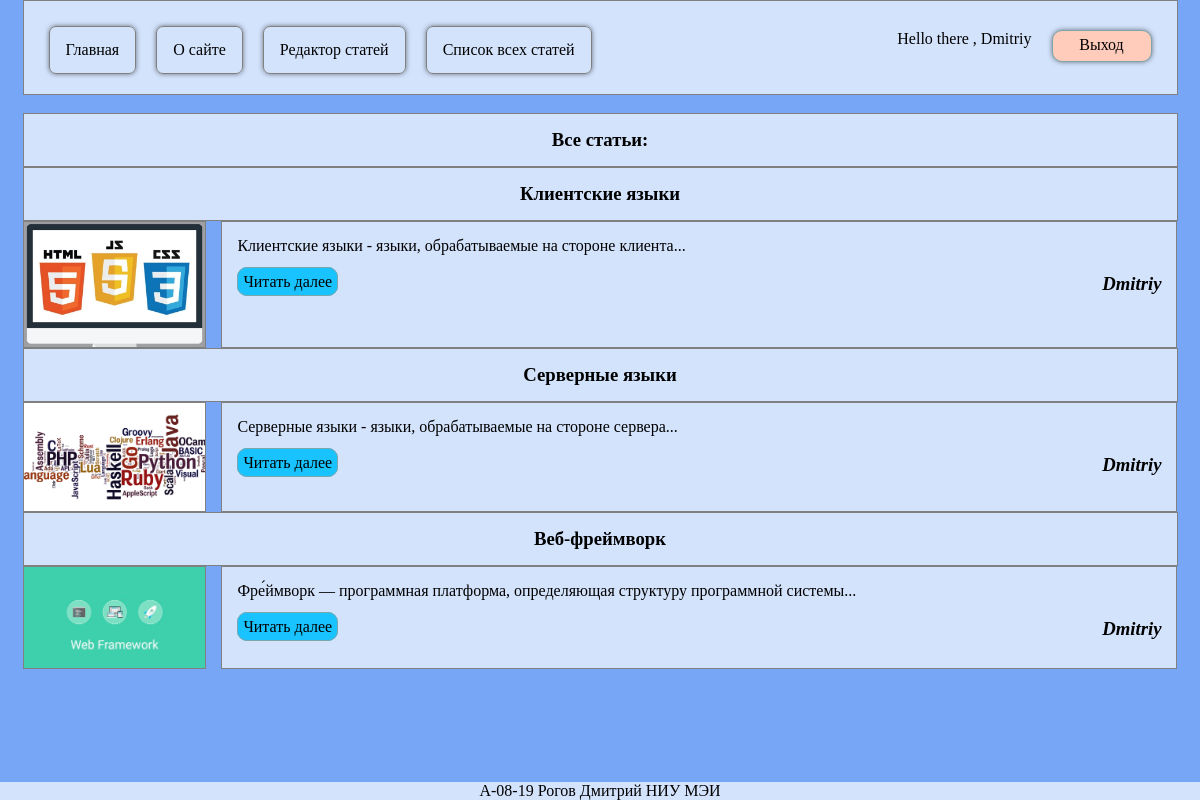
The page /articles.php (signed in) on the database its author committed.
### tables this page shows
CREATE TABLE `articles` (
  `Id` int UNSIGNED NOT NULL,
  `title` varchar(100) NOT NULL,
  `des` varchar(100) NOT NULL,
  `content` varchar(10000) NOT NULL,
  `path` varchar(50) DEFAULT NULL,
  `author` varchar(30) NOT NULL
);

### articles.php (the view, shortened to what this page needs)
<?php
require_once('db.php');
$name = $_SESSION['user'] ?? null;
$sql = "SELECT * FROM articles";
$result = mysqli_query($db_connect ,$sql);
?>
<!DOCTYPE HTML>
<html lang="ru">
<head>
    <link href="./gird.css" rel="stylesheet">
	<link href="./editor-styles.css" rel="stylesheet">
    <link rel="stylesheet" href="https://cdnjs.cloudflare.com/ajax/libs/font-awesome/4.7.0/css/font-awesome.min.css">
    <link href="http://fonts.cdnfonts.com/css/tr-eklektic" rel="stylesheet">
</head>
<body>
    <div class="header">
        <div class="container">
            <div class="row">
                <div class="col-12">
                    <ul>
                        <li><a class="active" href="index.php">Главная</a></li>
                        <li><a href="about.php">О сайте</a></li>
                        <li><a href="article-editor.php">Редактор статей</a></li>
						<li><a href="">Список всех статей</a></li>
						<?php if (empty($_SESSION['auth'])): ?>
						<li class="li-r2">
                            <a href="enterpage.html" class="reg-but">Вход</a>
                        </li>
                        <li class="li-r2">
                            <a href="registrationpage.html" class="reg-but">Регистрация</a>
                        </li>
						<?php else: ?>
						<li class="li-r2">
                            <a href="logoutpage.php" class="reg-but">Выход</a>
                        </li>
						<li class="li-r2">
                            Hello there , <?php echo"$name" ?>
                        </li>
						<?php endif; ?>
                    </ul>
                </div>
            </div>
        </div>
    </div>
       <div class="main-cont"><br>
            <div class="row">
                <div class="col-12">
                    <h3>Все статьи:</h3>
				</div>
				<?php while($row=mysqli_fetch_assoc($result)):?>
				<?php $picture=$row['path'];?>
					<div class="col-12">
						<h3><?=$row['title']?></h3>
					</div>
					<div class="col-2">
						<img src="<?=$picture?>" alt="">
					</div>
					<div class="col-10l">
						<p><?=$row['des'].="..."?></p><br>
						<h3 class="p-author"><?=$row['author']?></h3>
						<a href="article.php?id=<?=$row['Id']?>" class="go-nex-but">Читать далее</a>
					</div>
				<?php endwhile;?>
            </div>
        </div>
    <footer>
        <p>А-08-19 Рогов Дмитрий НИУ МЭИ</p>
    </footer>
</body>
</html>

### gird.css (style rules this page uses)
*, *:before, *:after { box-sizing: inherit; }
html { box-sizing: border-box; height: 100%; }
body, p, h1, h2, h3, ul, ol { margin: 0; padding: 0; }
body { display: flex; flex-direction: column; min-height: 100vh; background: #9190e8; }
.header { background-color: #9190e8; }
.main-cont { flex-grow: 1; background-color: #77A6F7; max-width: 1200px; width: 100%; margin: 0 auto; padding: 0 15px; }
.container { background-color: #77a6f7; max-width: 1200px; margin: 0 auto; padding: 0 15px; }
.row { display: flex; flex-wrap: wrap; }
.row > div { padding: 15px; margin: 0 auto; background-color: #D3E3FC; border: 1px solid gray; }
.col-2 { width: calc(17% - 15px); padding: 0 !important; }
.col-10l { width: calc(83% - 15px); text-align: left; }
.col-12 { width: calc(100% - 15px); text-align: center; }
ul { list-style-type: none; margin: 0; padding: 0; overflow: hidden; }
li { float: left; position: relative; top: 10px; margin: 0 10px; }
.li-r2 { float: right; position: relative; top: 14px; margin: 0 10px; }
li a { display: block; color: black; text-align: center; padding: 14px 16px; text-decoration: none; border: 1px solid gray; border-radius: 7px; box-shadow: 0 0 5px rgba(0,0,0,0.5); margin-bottom: 15px; }
.reg-but { position: relative; display: block; margin: 0; margin-bottom: 15px; background: #FFCCBC; color: black; width: 100px; height: 32px; border: 1px solid #7BA7AB; border-radius: 10px; padding: 5px; text-decoration: none; }
a:active, a:hover, a { text-decoration: none; color: black; }
img { padding: 0 ; position: relative; display: inline-block; top: 0px; width: 100%; height: 100%; object-fit: cover; }
footer { flex-shrink: 0; background-color: #D3E3FC; padding: 0 15px; text-align: center; }

### editor-styles.css (style rules this page uses)
.p-author { float: right; position: relative; bottom: 0%; font-style: Italic; }
.go-nex-but { position: relative; bottom: 0%; color: black; width: 100%; height: 32px; border: 1px solid #7BA7AB; background: #18C3FF; border-radius: 10px; padding: 5px; text-align: center; text-decoration: none; }

### rows shown on the page
articles: title "Клиентские языки", path (picture), des "Клиентские языки - языки, обрабатываемые на стороне клиента...", author "Dmitriy"
articles: title "Серверные языки", path (picture), des "Серверные языки - языки, обрабатываемые на стороне сервера...", author "Dmitriy"
articles: title "Веб-фреймворк", path (picture), des "Фре́ймворк — программная платформа, определяющая структуру программной системы...", author "Dmitriy"

### other values the page prints
$name "Dmitriy"
